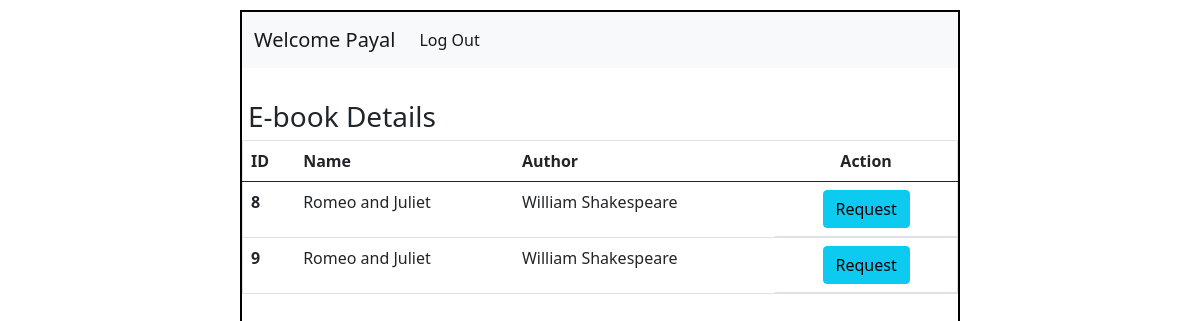
Screenshot of /request-ebook/3 with the database file from the repository.
### application/models.py (models this page shows)
class User(db.Model):
  id = db.Column(db.Integer, primary_key=True)
  username = db.Column(db.String(), unique=True, nullable=False)
  email = db.Column(db.String(),unique = True, nullable=False)
  password = db.Column(db.String(), nullable=False)
  type = db.Column(db.String(), default='general')
  ebooks = db.relationship('Ebook', backref='bearer')

class Ebook(db.Model):
  id = db.Column(db.Integer, primary_key=True)
  name = db.Column(db.String(), nullable=False)
  author = db.Column(db.String(), nullable=False)
  url = db.Column(db.String(), nullable=False)
  status = db.Column(db.String(), default='available')
  user_id = db.Column(db.Integer, db.ForeignKey('user.id'), default=None)

### application/controllers.py (the view)
@app.route("/request-ebook/<int:user_id>")#button in user dashboard
def request_ebook(user_id):
  this_user = User.query.filter_by(id=user_id).first()
  ebooks = Ebook.query.filter_by(status="available").all()
  return render_template("request.html", this_user=this_user, ebooks=ebooks)

### templates/request.html (shortened to what this page needs)
<!DOCTYPE html>
<html lang="en">
<head>
  <link rel="stylesheet" href="/static/style.css">
  <link href="https://cdn.jsdelivr.net/npm/bootstrap@5.0.2/dist/css/bootstrap.min.css" rel="stylesheet">
</head>
<body>
  <div id="main">
    <div id="canvas">
      <nav class="navbar navbar-expand-lg navbar-light bg-light">
        <div class="container-fluid">
          <a class="navbar-brand" href="#">Welcome {{this_user.username}}</a>
          <div class="collapse navbar-collapse" id="navbarSupportedContent">
            <ul class="navbar-nav me-auto mb-2 mb-lg-0">
              <li class="nav-item">
                <a class="nav-link active" aria-current="page" href="/login">Log Out</a>
              </li>
            </ul>
          </div>
        </div>
      </nav>
      <div id="content">
        <h3 class="headings">E-book Details </h3>
        <div class="table">
          <table class="table border">
            <thead>
              <tr>
                <th scope="col">ID</th>
                <th scope="col">Name</th>
                <th scope="col">Author</th>
                <th scope="col" class="text-center">Action</th>
              </tr>
            </thead>
            <tbody>
              {% for ebook in ebooks %}
              <tr>
                <th scope="row">{{ebook.id}}</th>
                <td>{{ebook.name}}</td>
                <td>{{ebook.author}}</td>
                <td class="d-flex justify-content-center ">
                  <a href="/request/{{ebook.id}}/{{this_user.id}}" class="btn btn-info mx-2">Request</a>
                </td>
              </tr>
              {% endfor%}
            </tbody>
          </table>
        </div>
      </div>
    </div>
  </div>
</body>
</html>

### static/style.css (style rules this page uses)
* { margin:0px; }
#canvas { border: 2px solid black; }
#main,#canvas { margin-top: 10px; }
#canvas { width: 60%; margin:auto; height:800px; }
.headings { margin: 4px; padding:2px; margin-top: 30px; }

### rows the page displays
User: username "Payal"
Ebook: id "8", name "Romeo and Juliet", author "William Shakespeare"
Ebook: id "9", name "Romeo and Juliet", author "William Shakespeare"
